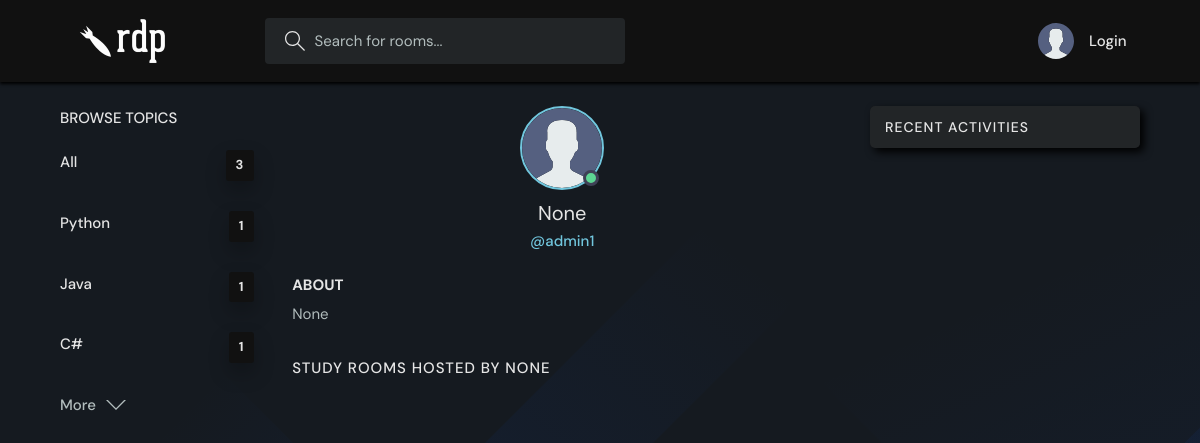
Before: /profile/3/ with the older database file.
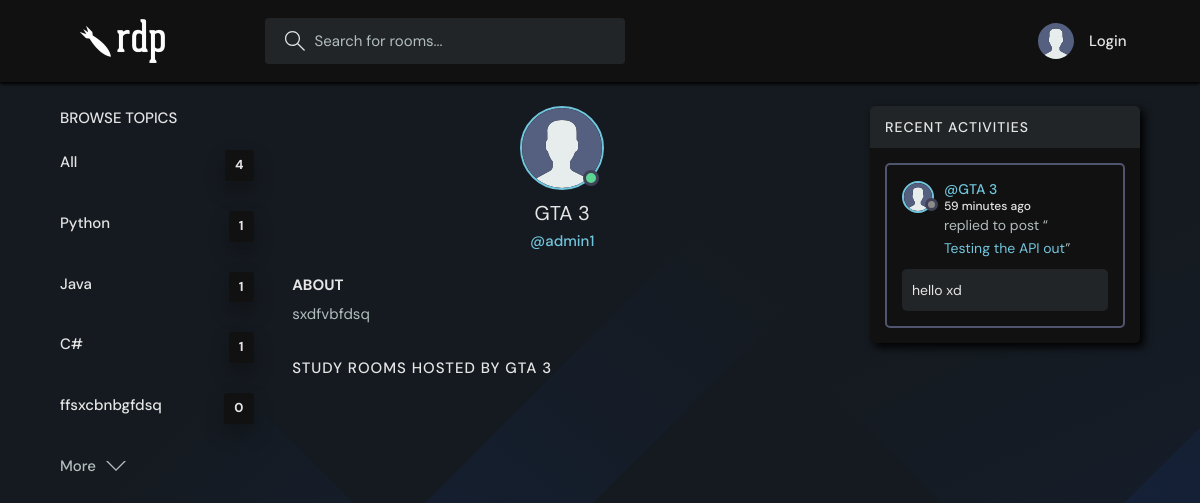
After: the same page with the newer database file.
### base/models.py (models this page shows, shortened)
class Topic(models.Model):
    name = models.CharField(max_length=200)

class User(AbstractUser):
    name = models.CharField(max_length=200, null=True)
    email = models.EmailField(unique=True, null=True)
    bio = models.TextField(null=True)
    avatar = models.ImageField(null=True, default="avatar.svg")
    USERNAME_FIELD = 'email'
    REQUIRED_FIELDS = ['username'] ## necessary as without that, I won't be able to make a super user.

class Message(models.Model):
    user = models.ForeignKey(User, on_delete=models.CASCADE)
    room = models.ForeignKey(Room, on_delete=models.CASCADE)
    body = models.TextField()
    updated = models.DateTimeField(auto_now=True)
    created = models.DateTimeField(auto_now_add=True)
    class Meta:
        ordering = ['-updated', '-created']

class Room(models.Model):
    host = models.ForeignKey(User, on_delete=models.SET_NULL, null=True)
    topic = models.ForeignKey(Topic, on_delete=models.SET_NULL, null=True)
    name = models.CharField(max_length=200)
    description = models.TextField(null=True, blank=True)
    participants = models.ManyToManyField(User, related_name='participants', blank=True)
    updated = models.DateTimeField(auto_now=True)
    created = models.DateTimeField(auto_now_add=True)
    class Meta:
        ordering = ['-updated', '-created']
    def __str__(self):
        return self.name

### base/views.py (the view)
# urls.py: path('profile/<str:pk>/', views.userProfile, name="user-profile"),
def userProfile(request, pk):
    user = User.objects.get(id=pk)
    rooms = user.room_set.all()
    room_messages = user.message_set.all()
    topics = Topic.objects.all()
    context = {'user': user, 'rooms': rooms, 'room_messages': room_messages, 'topics': topics}
    return render(request, 'base/profile.html', context)

### base/templates/base/profile.html (shortened to what this page needs)
{% extends 'main.html' %}
{% block content %}
<main class="profile-page layout layout--3">
  <div class="container">
    {% include 'base/topics_component.html' %}
    <div class="roomList">
      <div class="profile">
        <div class="profile__avatar">
          <div class="avatar avatar--large active">
            <img src="{{user.avatar.url}}" />
          </div>
        </div>
        <div class="profile__info">
          <h3>{{user.name}}</h3>
          <p>@{{user.username}}</p>
        </div>
        <div class="profile__about">
          <h3>About</h3>
          <p>
            {{user.bio}}
          </p>
        </div>
      </div>
      <div class="roomList__header">
        <div>
          <h2>Study Rooms Hosted by {{user.name}}</a>
          </h2>
        </div>
      </div>
    </div>
    {% include 'base/activity_component.html' %}
  </div>
</main>
{% endblock content %}

### templates/main.html (shortened to what this page needs)
<!DOCTYPE html>
{% load static %}
<html lang="en">
  <head>
    <link rel="stylesheet" href="{% static 'CSS/styles.css' %}" />
  </head>
  <body>
    {% include 'navbar.html' %}
    {% block content %}
    {% endblock %}
  </body>
</html>

### templates/navbar.html (shortened to what this page needs)
{% load static %}
<header class="header header--loggedIn">
    <div class="container">
        <a href="{% url 'home' %}" class="header__logo">
            <img src="{% static 'images/logordp.png' %}">
        </a>
        <form class="header__search" method="GET" action="{% url 'home' %}">
            <label>
                <input name="q" placeholder="Search for rooms..." type="text">
            </label>
        </form>
        <nav class="header__menu">
            {% if request.user.is_authenticated %}
            <div class="header__user">
                <a href="{% url 'update-user' %}">
                    <div class="avatar avatar--medium active">
                        <img src="{{request.user.avatar.url}}" />
                    </div>
                    <p>@{{request.user.username}} <span>@{{request.user.username}}</span></p>
                </a>
                <button class="dropdown-button">
                    <svg version="1.1" xmlns="http://www.w3.org/2000/svg" width="32" height="32" viewBox="0 0 32 32">
                        <title>chevron-down</title>
                        <path d="M16 21l-13-13h-3l16 16 16-16h-3l-13 13z"></path>
                    </svg>
                </button>
            </div>
            {% else %}
            <a href="{% url 'login' %}">
                <img src="{% static 'images/avatar.svg' %}">
                <p>Login</p>
            </a>
            {% endif %}
        </nav>
    </div>
</header>

### base/templates/base/topics_component.html
<div class="topics">
  <div class="topics__header">
    <h2>Browse Topics</h2>
  </div>
  <ul class="topics__list">
    <li>
      <a href="{% url 'home' %}">All <span>{{topics.count}}</span></a>
    </li>
    {% for topic in topics %}
    <li>
      <a href="{% url 'home' %}?q={{topic.name}}">{{topic.name}}<span>{{topic.room_set.all.count}}</span></a>
    </li>
    {% endfor %}
  </ul>
  <a class="btn btn--link" href="{% url 'topics' %}">
    More
    <svg version="1.1" xmlns="http://www.w3.org/2000/svg" width="32" height="32" viewBox="0 0 32 32">
      <title>chevron-down</title>
      <path d="M16 21l-13-13h-3l16 16 16-16h-3l-13 13z"></path>
    </svg>
  </a>
</div>

### base/templates/base/activity_component.html (shortened to what this page needs)
<div class="activities">
    <div class="activities__header">
        <h2>Recent Activities</h2>
    </div>
    {% for message in room_messages %}
    <div class="activities__box">
        <div class="activities__boxHeader roomListRoom__header">
            <a href="{% url 'user-profile' message.user.id %}" class="roomListRoom__author">
                <div class="avatar avatar--small">
                    <img src="{{message.user.avatar.url}}" />
                </div>
                <p>
                    @{{message.user.name}}
                    <span>{{message.created|timesince}} ago</span>
                </p>
            </a>
        </div>
        <div class="activities__boxContent">
            <p>replied to post “<a href="{% url 'room' message.room.id %}">{{message.room}}</a>”</p>
            <div class="activities__boxRoomContent">
                {{message.body}}
            </div>
        </div>
    </div>
    {% endfor %}
</div>

Changed rows visible on the page:
added Topic: name "ffsxcbnbgfdsq", room_set.all.count "0"
changed User "admin1": name "None" → "GTA 3"; bio "None" → "sxdfvbfdsq"; name "NONE" → "GTA 3"
added Message: user.avatar (placeholder picture), user.name "GTA 3", created "59 minutes", room "Testing the API out", body "hello xd"
Other visible differences:
{{ topics.count }}: "3" → "4"
